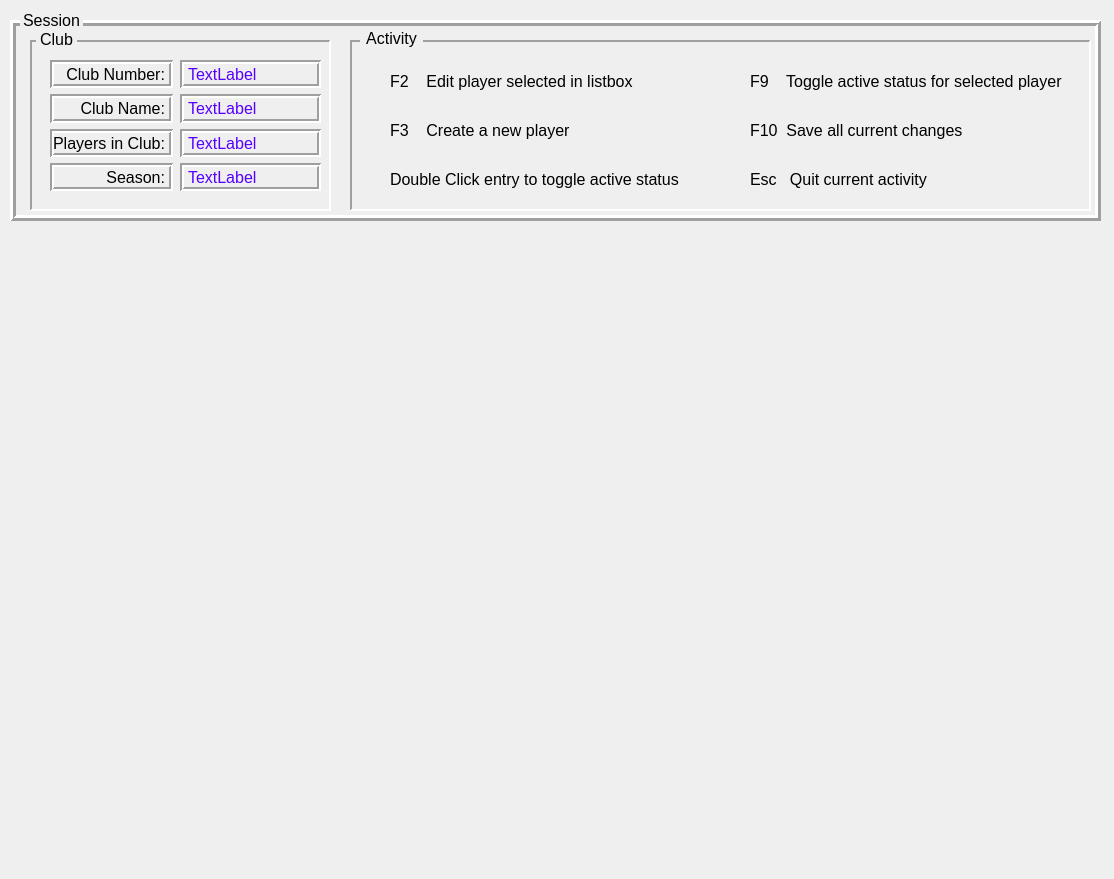
<?xml version="1.0" encoding="UTF-8"?>
<ui version="4.0">
 <class>Master</class>
 <widget class="QMainWindow" name="Master">
  <property name="geometry">
   <rect>
    <x>0</x>
    <y>0</y>
    <width>1114</width>
    <height>879</height>
   </rect>
  </property>
  <property name="font">
   <font>
    <pointsize>12</pointsize>
    <fontweight>Medium</fontweight>
   </font>
  </property>
  <property name="windowTitle">
   <string>Cribbage Grass Roots</string>
  </property>
  <widget class="QWidget" name="TopContainer">
   <widget class="QFrame" name="sessionPanel">
    <property name="geometry">
     <rect>
      <x>10</x>
      <y>20</y>
      <width>1091</width>
      <height>201</height>
     </rect>
    </property>
    <property name="frameShape">
     <enum>QFrame::Shape::Box</enum>
    </property>
    <property name="frameShadow">
     <enum>QFrame::Shadow::Raised</enum>
    </property>
    <property name="lineWidth">
     <number>3</number>
    </property>
    <widget class="QFrame" name="clubPanel">
     <property name="geometry">
      <rect>
       <x>20</x>
       <y>20</y>
       <width>301</width>
       <height>171</height>
      </rect>
     </property>
     <property name="frameShape">
      <enum>QFrame::Shape::Panel</enum>
     </property>
     <property name="frameShadow">
      <enum>QFrame::Shadow::Sunken</enum>
     </property>
     <property name="lineWidth">
      <number>2</number>
     </property>
     <widget class="QWidget" name="layoutWidget">
      <property name="geometry">
       <rect>
        <x>20</x>
        <y>20</y>
        <width>123</width>
        <height>131</height>
       </rect>
      </property>
      <layout class="QVBoxLayout" name="verticalLayout_3">
       <item>
        <widget class="QLabel" name="clubNumberLabel">
         <property name="frameShape">
          <enum>QFrame::Shape::Box</enum>
         </property>
         <property name="frameShadow">
          <enum>QFrame::Shadow::Sunken</enum>
         </property>
         <property name="lineWidth">
          <number>2</number>
         </property>
         <property name="text">
          <string>Club Number:</string>
         </property>
         <property name="alignment">
          <set>Qt::AlignmentFlag::AlignRight|Qt::AlignmentFlag::AlignTrailing|Qt::AlignmentFlag::AlignVCenter</set>
         </property>
        </widget>
       </item>
       <item>
        <widget class="QLabel" name="clubNameLabel">
         <property name="frameShape">
          <enum>QFrame::Shape::Box</enum>
         </property>
         <property name="frameShadow">
          <enum>QFrame::Shadow::Sunken</enum>
         </property>
         <property name="lineWidth">
          <number>2</number>
         </property>
         <property name="text">
          <string>Club Name:</string>
         </property>
         <property name="alignment">
          <set>Qt::AlignmentFlag::AlignRight|Qt::AlignmentFlag::AlignTrailing|Qt::AlignmentFlag::AlignVCenter</set>
         </property>
        </widget>
       </item>
       <item>
        <widget class="QLabel" name="clubPlayersLabel">
         <property name="frameShape">
          <enum>QFrame::Shape::Box</enum>
         </property>
         <property name="frameShadow">
          <enum>QFrame::Shadow::Sunken</enum>
         </property>
         <property name="lineWidth">
          <number>2</number>
         </property>
         <property name="text">
          <string>Players in Club:</string>
         </property>
         <property name="alignment">
          <set>Qt::AlignmentFlag::AlignRight|Qt::AlignmentFlag::AlignTrailing|Qt::AlignmentFlag::AlignVCenter</set>
         </property>
        </widget>
       </item>
       <item>
        <widget class="QLabel" name="clubSeasonLabel">
         <property name="frameShape">
          <enum>QFrame::Shape::Box</enum>
         </property>
         <property name="frameShadow">
          <enum>QFrame::Shadow::Sunken</enum>
         </property>
         <property name="lineWidth">
          <number>2</number>
         </property>
         <property name="text">
          <string>Season:</string>
         </property>
         <property name="alignment">
          <set>Qt::AlignmentFlag::AlignRight|Qt::AlignmentFlag::AlignTrailing|Qt::AlignmentFlag::AlignVCenter</set>
         </property>
        </widget>
       </item>
      </layout>
     </widget>
     <widget class="QWidget" name="layoutWidget">
      <property name="geometry">
       <rect>
        <x>150</x>
        <y>20</y>
        <width>141</width>
        <height>131</height>
       </rect>
      </property>
      <layout class="QVBoxLayout" name="verticalLayout_4">
       <item>
        <widget class="QLabel" name="clubNumber">
         <property name="styleSheet">
          <string notr="true">color: rgb(85, 0, 255);
font: 700 11pt &quot;Segoe UI&quot;;</string>
         </property>
         <property name="frameShape">
          <enum>QFrame::Shape::Box</enum>
         </property>
         <property name="frameShadow">
          <enum>QFrame::Shadow::Sunken</enum>
         </property>
         <property name="lineWidth">
          <number>2</number>
         </property>
         <property name="text">
          <string>TextLabel</string>
         </property>
        </widget>
       </item>
       <item>
        <widget class="QLabel" name="clubName">
         <property name="styleSheet">
          <string notr="true">color: rgb(85, 0, 255);
font: 700 11pt &quot;Segoe UI&quot;;</string>
         </property>
         <property name="frameShape">
          <enum>QFrame::Shape::Box</enum>
         </property>
         <property name="frameShadow">
          <enum>QFrame::Shadow::Sunken</enum>
         </property>
         <property name="lineWidth">
          <number>2</number>
         </property>
         <property name="text">
          <string>TextLabel</string>
         </property>
        </widget>
       </item>
       <item>
        <widget class="QLabel" name="clubPlayers">
         <property name="styleSheet">
          <string notr="true">color: rgb(85, 0, 255);
font: 700 11pt &quot;Segoe UI&quot;;</string>
         </property>
         <property name="frameShape">
          <enum>QFrame::Shape::Box</enum>
         </property>
         <property name="frameShadow">
          <enum>QFrame::Shadow::Sunken</enum>
         </property>
         <property name="lineWidth">
          <number>2</number>
         </property>
         <property name="text">
          <string>TextLabel</string>
         </property>
        </widget>
       </item>
       <item>
        <widget class="QLabel" name="clubSeason">
         <property name="styleSheet">
          <string notr="true">color: rgb(85, 0, 255);
font: 700 11pt &quot;Segoe UI&quot;;</string>
         </property>
         <property name="frameShape">
          <enum>QFrame::Shape::Box</enum>
         </property>
         <property name="frameShadow">
          <enum>QFrame::Shadow::Sunken</enum>
         </property>
         <property name="lineWidth">
          <number>2</number>
         </property>
         <property name="text">
          <string>TextLabel</string>
         </property>
        </widget>
       </item>
      </layout>
     </widget>
    </widget>
    <widget class="QFrame" name="playerActivityPanel">
     <property name="geometry">
      <rect>
       <x>340</x>
       <y>20</y>
       <width>741</width>
       <height>171</height>
      </rect>
     </property>
     <property name="frameShape">
      <enum>QFrame::Shape::Panel</enum>
     </property>
     <property name="frameShadow">
      <enum>QFrame::Shadow::Sunken</enum>
     </property>
     <property name="lineWidth">
      <number>2</number>
     </property>
     <widget class="QWidget" name="layoutWidget">
      <property name="geometry">
       <rect>
        <x>40</x>
        <y>20</y>
        <width>341</width>
        <height>141</height>
       </rect>
      </property>
      <layout class="QVBoxLayout" name="verticalLayout_5">
       <item>
        <widget class="QLabel" name="playersF2ActivityLabel">
         <property name="text">
          <string>F2    Edit player selected in listbox</string>
         </property>
        </widget>
       </item>
       <item>
        <widget class="QLabel" name="playersF3ActivityLabel">
         <property name="text">
          <string>F3    Create a new player</string>
         </property>
        </widget>
       </item>
       <item>
        <widget class="QLabel" name="playersDoubleClickActivityLabel">
         <property name="text">
          <string>Double Click entry to toggle active status</string>
         </property>
        </widget>
       </item>
      </layout>
     </widget>
     <widget class="QWidget" name="verticalLayoutWidget">
      <property name="geometry">
       <rect>
        <x>400</x>
        <y>20</y>
        <width>331</width>
        <height>141</height>
       </rect>
      </property>
      <layout class="QVBoxLayout" name="verticalLayout">
       <item>
        <widget class="QLabel" name="playersF9ActivityLabel">
         <property name="text">
          <string>F9    Toggle active status for selected player</string>
         </property>
        </widget>
       </item>
       <item>
        <widget class="QLabel" name="playersF10ActivityLabel">
         <property name="text">
          <string>F10  Save all current changes</string>
         </property>
        </widget>
       </item>
       <item>
        <widget class="QLabel" name="playersEscActivityLabel">
         <property name="text">
          <string>Esc   Quit current activity</string>
         </property>
        </widget>
       </item>
      </layout>
     </widget>
    </widget>
    <widget class="QLabel" name="clubFrameLabel">
     <property name="geometry">
      <rect>
       <x>26</x>
       <y>9</y>
       <width>41</width>
       <height>20</height>
      </rect>
     </property>
     <property name="autoFillBackground">
      <bool>true</bool>
     </property>
     <property name="styleSheet">
      <string notr="true">opacity : 255</string>
     </property>
     <property name="text">
      <string>Club</string>
     </property>
     <property name="alignment">
      <set>Qt::AlignmentFlag::AlignCenter</set>
     </property>
    </widget>
    <widget class="QLabel" name="activityFrameLabel">
     <property name="geometry">
      <rect>
       <x>350</x>
       <y>8</y>
       <width>63</width>
       <height>20</height>
      </rect>
     </property>
     <property name="autoFillBackground">
      <bool>true</bool>
     </property>
     <property name="styleSheet">
      <string notr="true">opacity: 1.0;</string>
     </property>
     <property name="text">
      <string>Activity</string>
     </property>
     <property name="alignment">
      <set>Qt::AlignmentFlag::AlignCenter</set>
     </property>
    </widget>
   </widget>
   <widget class="QLabel" name="SessionFrameLabel">
    <property name="geometry">
     <rect>
      <x>20</x>
      <y>10</y>
      <width>63</width>
      <height>20</height>
     </rect>
    </property>
    <property name="font">
     <font>
      <pointsize>12</pointsize>
      <fontweight>Medium</fontweight>
     </font>
    </property>
    <property name="autoFillBackground">
     <bool>true</bool>
    </property>
    <property name="text">
     <string>Session</string>
    </property>
    <property name="alignment">
     <set>Qt::AlignmentFlag::AlignCenter</set>
    </property>
   </widget>
  </widget>
 </widget>
 <resources/>
 <connections/>
</ui>
